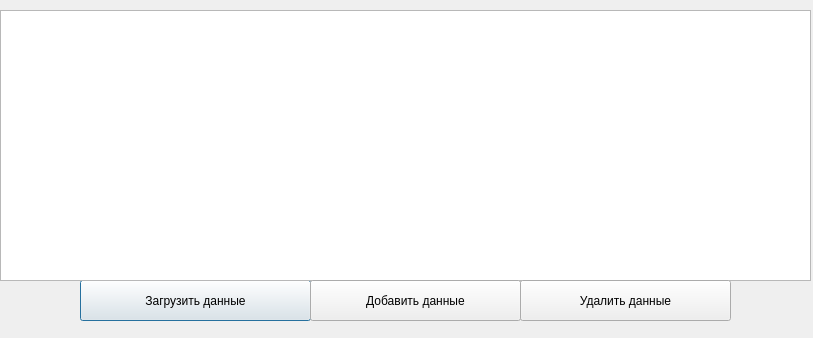
<?xml version="1.0" encoding="UTF-8"?>
<ui version="4.0">
 <class>tablevehicle</class>
 <widget class="QDialog" name="tablevehicle">
  <property name="geometry">
   <rect>
    <x>0</x>
    <y>0</y>
    <width>813</width>
    <height>338</height>
   </rect>
  </property>
  <property name="windowTitle">
   <string>Dialog</string>
  </property>
  <widget class="QPushButton" name="pushButton">
   <property name="geometry">
    <rect>
     <x>80</x>
     <y>280</y>
     <width>231</width>
     <height>41</height>
    </rect>
   </property>
   <property name="text">
    <string>Загрузить данные</string>
   </property>
  </widget>
  <widget class="QTableView" name="tableView">
   <property name="geometry">
    <rect>
     <x>0</x>
     <y>10</y>
     <width>811</width>
     <height>271</height>
    </rect>
   </property>
  </widget>
  <widget class="QPushButton" name="pushButton_2">
   <property name="geometry">
    <rect>
     <x>310</x>
     <y>280</y>
     <width>211</width>
     <height>41</height>
    </rect>
   </property>
   <property name="text">
    <string>Добавить данные</string>
   </property>
  </widget>
  <widget class="QPushButton" name="pushButton_3">
   <property name="geometry">
    <rect>
     <x>520</x>
     <y>280</y>
     <width>211</width>
     <height>41</height>
    </rect>
   </property>
   <property name="text">
    <string>Удалить данные</string>
   </property>
  </widget>
 </widget>
 <resources/>
 <connections/>
</ui>
